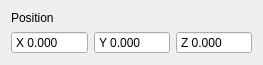
<?xml version="1.0" encoding="UTF-8"?>
<ui version="4.0">
 <class>MoveModule</class>
 <widget class="QWidget" name="MoveModule">
  <property name="geometry">
   <rect>
    <x>0</x>
    <y>0</y>
    <width>243</width>
    <height>65</height>
   </rect>
  </property>
  <property name="windowTitle">
   <string>Form</string>
  </property>
  <layout class="QGridLayout" name="gridLayout">
   <item row="0" column="0">
    <widget class="QFrame" name="positionFrame">
     <property name="frameShape">
      <enum>QFrame::NoFrame</enum>
     </property>
     <property name="frameShadow">
      <enum>QFrame::Raised</enum>
     </property>
     <layout class="QGridLayout" name="gridLayout_25">
      <property name="leftMargin">
       <number>0</number>
      </property>
      <property name="topMargin">
       <number>0</number>
      </property>
      <property name="rightMargin">
       <number>0</number>
      </property>
      <property name="bottomMargin">
       <number>0</number>
      </property>
      <item row="1" column="3">
       <widget class="QDoubleSpinBox" name="posZ">
        <property name="sizePolicy">
         <sizepolicy hsizetype="Preferred" vsizetype="Fixed">
          <horstretch>0</horstretch>
          <verstretch>0</verstretch>
         </sizepolicy>
        </property>
        <property name="buttonSymbols">
         <enum>QAbstractSpinBox::NoButtons</enum>
        </property>
        <property name="accelerated">
         <bool>true</bool>
        </property>
        <property name="prefix">
         <string>Z </string>
        </property>
        <property name="decimals">
         <number>3</number>
        </property>
        <property name="minimum">
         <double>-1000.000000000000000</double>
        </property>
        <property name="maximum">
         <double>1000.000000000000000</double>
        </property>
        <property name="stepType">
         <enum>QAbstractSpinBox::AdaptiveDecimalStepType</enum>
        </property>
       </widget>
      </item>
      <item row="1" column="2">
       <widget class="QDoubleSpinBox" name="posY">
        <property name="sizePolicy">
         <sizepolicy hsizetype="Preferred" vsizetype="Fixed">
          <horstretch>0</horstretch>
          <verstretch>0</verstretch>
         </sizepolicy>
        </property>
        <property name="buttonSymbols">
         <enum>QAbstractSpinBox::NoButtons</enum>
        </property>
        <property name="accelerated">
         <bool>true</bool>
        </property>
        <property name="prefix">
         <string>Y </string>
        </property>
        <property name="decimals">
         <number>3</number>
        </property>
        <property name="minimum">
         <double>-1000.000000000000000</double>
        </property>
        <property name="maximum">
         <double>1000.000000000000000</double>
        </property>
        <property name="stepType">
         <enum>QAbstractSpinBox::AdaptiveDecimalStepType</enum>
        </property>
       </widget>
      </item>
      <item row="1" column="1">
       <widget class="QDoubleSpinBox" name="posX">
        <property name="sizePolicy">
         <sizepolicy hsizetype="Preferred" vsizetype="Fixed">
          <horstretch>0</horstretch>
          <verstretch>0</verstretch>
         </sizepolicy>
        </property>
        <property name="buttonSymbols">
         <enum>QAbstractSpinBox::NoButtons</enum>
        </property>
        <property name="accelerated">
         <bool>true</bool>
        </property>
        <property name="prefix">
         <string>X </string>
        </property>
        <property name="decimals">
         <number>3</number>
        </property>
        <property name="minimum">
         <double>-1000.000000000000000</double>
        </property>
        <property name="maximum">
         <double>1000.000000000000000</double>
        </property>
        <property name="stepType">
         <enum>QAbstractSpinBox::AdaptiveDecimalStepType</enum>
        </property>
       </widget>
      </item>
      <item row="0" column="1">
       <widget class="QLabel" name="posLabel">
        <property name="text">
         <string>Position</string>
        </property>
       </widget>
      </item>
     </layout>
    </widget>
   </item>
  </layout>
 </widget>
 <tabstops>
  <tabstop>posX</tabstop>
  <tabstop>posY</tabstop>
  <tabstop>posZ</tabstop>
 </tabstops>
 <resources/>
 <connections/>
</ui>
